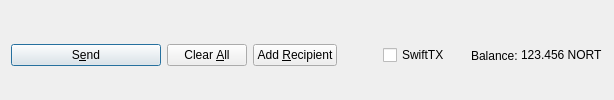
         <widget class="QFrame" name="frame_Send">
          <layout class="QHBoxLayout" name="horizontalLayout">
           <property name="bottomMargin">
            <number>0</number>
           </property>
           <item>
            <widget class="QPushButton" name="sendButton">
             <property name="minimumSize">
              <size>
               <width>150</width>
               <height>0</height>
              </size>
             </property>
             <property name="toolTip">
              <string>Confirm the send action</string>
             </property>
             <property name="text">
              <string>S&amp;end</string>
             </property>
             <property name="icon">
              <iconset resource="../epic.qrc">
               <normaloff>:/icons/send</normaloff>:/icons/send</iconset>
             </property>
             <property name="autoDefault">
              <bool>false</bool>
             </property>
             <property name="default">
              <bool>true</bool>
             </property>
            </widget>
           </item>
           <item>
            <widget class="QPushButton" name="clearButton">
             <property name="sizePolicy">
              <sizepolicy hsizetype="Minimum" vsizetype="Fixed">
               <horstretch>0</horstretch>
               <verstretch>0</verstretch>
              </sizepolicy>
             </property>
             <property name="toolTip">
              <string>Clear all fields of the form.</string>
             </property>
             <property name="text">
              <string>Clear &amp;All</string>
             </property>
             <property name="icon">
              <iconset resource="../epic.qrc">
               <normaloff>:/icons/remove</normaloff>:/icons/remove</iconset>
             </property>
             <property name="autoDefault">
              <bool>false</bool>
             </property>
            </widget>
           </item>
           <item>
            <widget class="QPushButton" name="addButton">
             <property name="toolTip">
              <string>Send to multiple recipients at once</string>
             </property>
             <property name="text">
              <string>Add &amp;Recipient</string>
             </property>
             <property name="icon">
              <iconset resource="../epic.qrc">
               <normaloff>:/icons/add</normaloff>:/icons/add</iconset>
             </property>
             <property name="autoDefault">
              <bool>false</bool>
             </property>
            </widget>
           </item>
           <item>
            <spacer name="horizontalSpacer">
             <property name="orientation">
              <enum>Qt::Horizontal</enum>
             </property>
             <property name="sizeHint" stdset="0">
              <size>
               <width>40</width>
               <height>20</height>
              </size>
             </property>
            </spacer>
           </item>
           <item>
            <layout class="QHBoxLayout" name="horizontalLayout_2">
             <property name="spacing">
              <number>3</number>
             </property>
             <item>
              <widget class="QCheckBox" name="checkSwiftTX">
               <property name="enabled">
                <bool>true</bool>
               </property>
               <property name="minimumSize">
                <size>
                 <width>85</width>
                 <height>0</height>
                </size>
               </property>
               <property name="text">
                <string>SwiftTX</string>
               </property>
              </widget>
             </item>
             <item>
              <widget class="QLabel" name="label">
               <property name="text">
                <string>Balance:</string>
               </property>
              </widget>
             </item>
             <item>
              <widget class="QLabel" name="labelBalance">
               <property name="sizePolicy">
                <sizepolicy hsizetype="Preferred" vsizetype="Fixed">
                 <horstretch>0</horstretch>
                 <verstretch>0</verstretch>
                </sizepolicy>
               </property>
               <property name="cursor">
                <cursorShape>IBeamCursor</cursorShape>
               </property>
               <property name="text">
                <string notr="true">123.456 NORT</string>
               </property>
               <property name="textInteractionFlags">
                <set>Qt::LinksAccessibleByMouse|Qt::TextSelectableByKeyboard|Qt::TextSelectableByMouse</set>
               </property>
              </widget>
             </item>
            </layout>
           </item>
          </layout>
         </widget>
